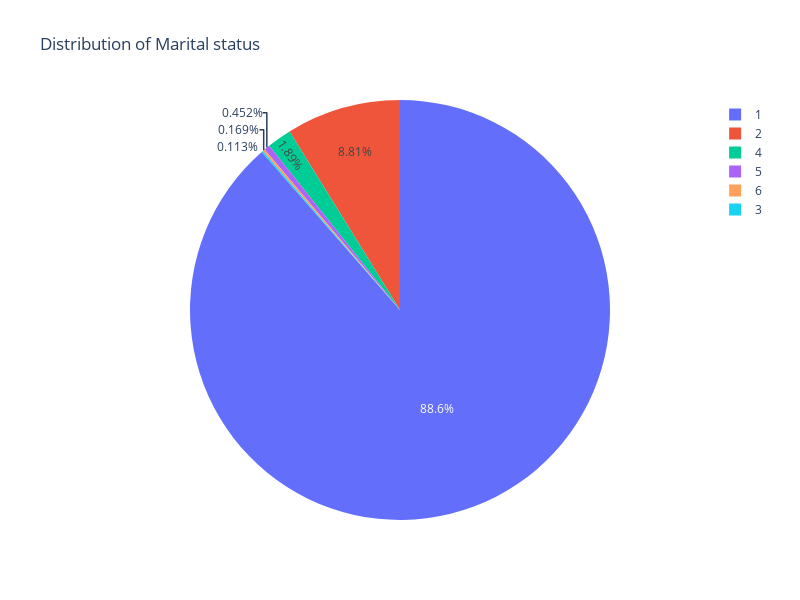

Write notebook code for a chart like this one.
### Code cell
fig = px.pie(df_train, names='Marital status', title='Distribution of Marital status')
fig.update_layout(width=800, height=600)
fig.show()

### Figure 1 — Plotly figure (JSON) as saved in the notebook; plotly's stock layout.template omitted (floating-point values rounded to 4 significant figures; data arrays with more than 128 entries replaced by an {"elided": "..."} marker saying what was removed)
{"data": [{"domain": {"x": [0, 1], "y": [0, 1]}, "hovertemplate": "Marital status=%{label}<extra></extra>", "labels": {"elided": "3540 int values"}, "legendgroup": "", "name": "", "showlegend": true, "type": "pie"}], "layout": {"height": 600, "legend": {"tracegroupgap": 0}, "title": {"text": "Distribution of Marital status"}, "width": 800}}
